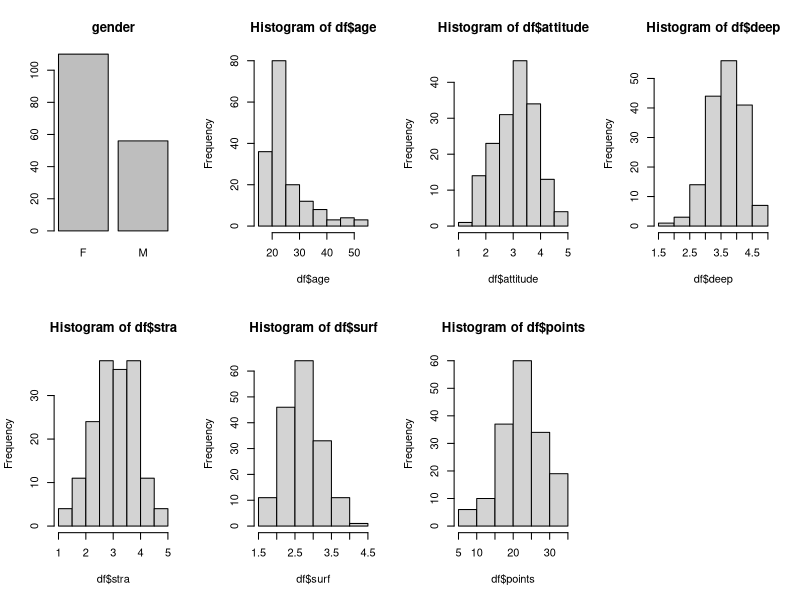
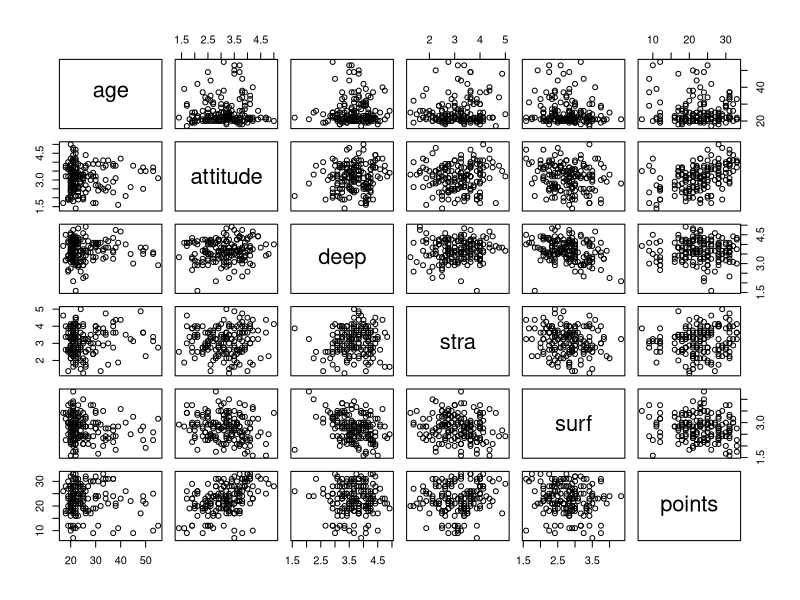
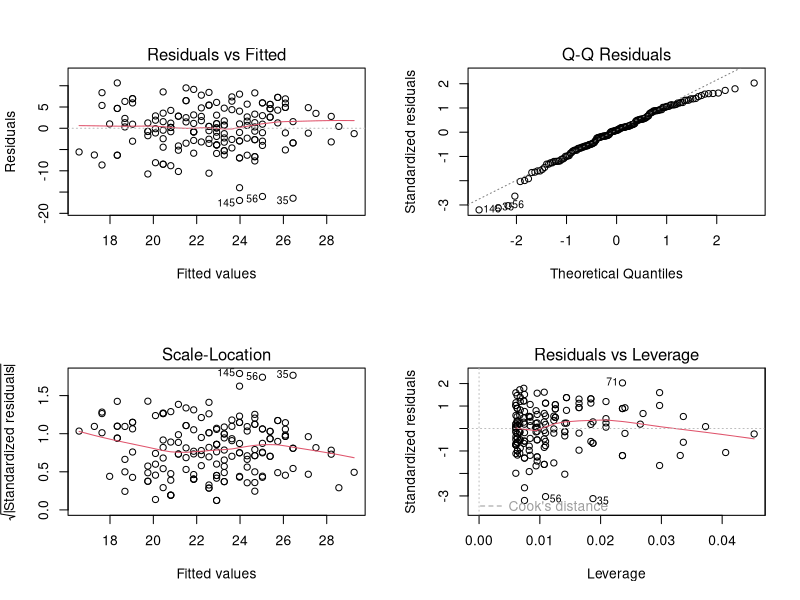

Reproduce these figures in R, in order.
## ---- chunk 1
date()
## ---- chunk 2
df = read.csv('./data/learning2014.txt', sep = ',', stringsAsFactors = F, header = T)
dim(df)
## ---- chunk 3
head(df)
## ---- chunk 4
str(df)
## ---- chunk 5
par(mfrow = c(2,4))
barplot(table(df$gender), main = 'gender')
hist(df$age)
hist(df$attitude)
hist(df$deep)
hist(df$stra)
hist(df$surf)
hist(df$points)
## ---- chunk 6
pairs(df[, -1])
## ---- chunk 7
lm.1 <- lm(points~attitude+deep+stra, data = df)
summary(lm.1)
## ---- chunk 8
lm.2 <- lm(points~attitude, data = df)
summary(lm.2)
## ---- chunk 9
summary(lm.2)$r.squared
## ---- chunk 10
par(mfrow = c(2,2)) 
plot(lm.2)
